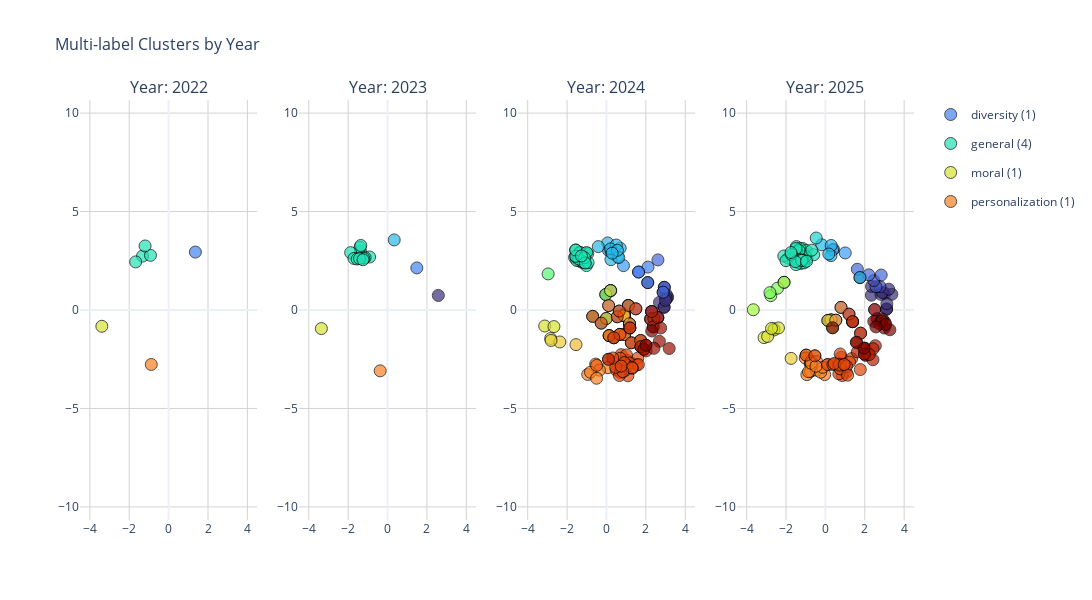

Notebook code for this chart:
### Code cell
# Create subplots - one for each year
fig = make_subplots(
    rows=1, cols=len(unique_years),
    subplot_titles=[f'Year: {year}' for year in unique_years],
    horizontal_spacing=0.05
)

num_indices = 0
# Add traces for each year
for idx, year in enumerate(unique_years):
    col = idx + 1
    
    # # First, add all points in gray (background)
    # fig.add_trace(
    #     go.Scatter(
    #         x=positions[:, 0],
    #         y=positions[:, 1],
    #         mode='markers',
    #         marker=dict(size=8, color='lightgray', opacity=0.3),
    #         showlegend=False,
    #         hoverinfo='skip',
    #         name='Background'
    #     ),
    #     row=1, col=col
    # )
    
    # Then add each cluster for this year
    for label in unique_labels:
        indices = [i for i, lbls in enumerate(labels_list) if label in lbls and years[i] == year]
        num_indices += len(indices)
        
        if len(indices) > 0:
            cluster_points = positions[indices]
            
            # Create hover text with paper IDs and all labels
            hover_texts = []
            for i in indices:
                paper = "<br>".join(wrap(df.iloc[i]['title'], width=50))
                all_labels = ', '.join(labels_list[i])
                paper_id = df.iloc[i]['ID']
                hover_texts.append(f"Paper: {paper}<br>ID: {paper_id}<br>Subtopics: {all_labels}<br>Year: {year}")
            
            fig.add_trace(
                go.Scatter(
                    x=cluster_points[:, 0],
                    y=cluster_points[:, 1],
                    mode='markers',
                    marker=dict(
                        size=12,
                        color=label_colors[label],
                        opacity=0.7,
                        line=dict(color='black', width=1)
                    ),
                    name=f'{label} ({len(indices)})',
                    legendgroup=label,
                    showlegend=(idx == 0),  # Only show legend for first subplot
                    hovertext=hover_texts,
                    hoverinfo='text'
                ),
                row=1, col=col
            )
    
    # Update axes for this subplot
    fig.update_xaxes(
        range=[-4.5, 4.5],
        # title_text='Dimension 1',
        title_text='',
        showgrid=True,
        gridcolor='lightgray',
        row=1, col=col
    )
    fig.update_yaxes(
        range=[-4.5, 4.5],
        # title_text='Dimension 2' if col == 1 else '',
        title_text='',
        showgrid=True,
        gridcolor='lightgray',
        scaleanchor=f"x{col if col > 1 else ''}",
        scaleratio=1,
        row=1, col=col
    )

# Update overall layout
fig.update_layout(
    height=600,
    width=700 * len(unique_years),
    title_text="Multi-label Clusters by Year",
    title_font_size=16,
    hovermode='closest',
    template='plotly_white',
    # showlegend=True,
    # legend=dict(
    #     yanchor="top",
    #     y=0.99,
    #     xanchor="left",
    #     x=1.01
    # )
)

fig.show()
